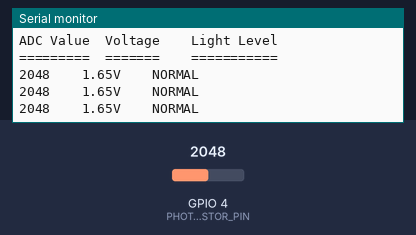
Bench run of a sketch on a simulated ESP32-S3. Shown: the last lines printed to the serial monitor. The test bench sets the inputs (shaded band); at power-on: GPIO 4 (PHOTORESISTOR_PIN) = 2048 (analog values on the 0–4095 scale).

Above: at 2.2 s.
2.3 s: GPIO 4 (PHOTORESISTOR_PIN) set to 1927
At 2.9 s:
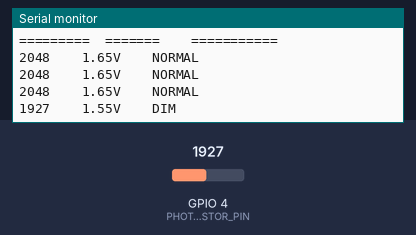
4.5 s: GPIO 4 (PHOTORESISTOR_PIN) set to 1070
At 4.9 s:
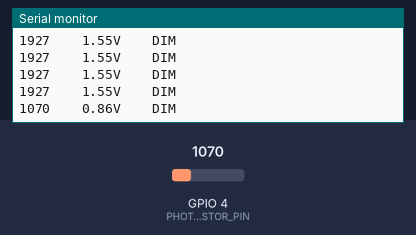
6.0 s: GPIO 4 (PHOTORESISTOR_PIN) set to 965
At 6.4 s:
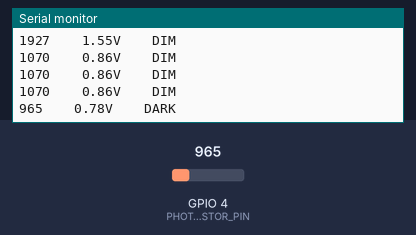

Measured:
- the behaviour switches between 2001 and 2000 on GPIO 4 (PHOTORESISTOR_PIN) (found by bisection; images 0 and 1)
- the behaviour switches between 1001 and 1000 on GPIO 4 (PHOTORESISTOR_PIN) (found by bisection; images 2 and 3)
- after the input at 2.3 s, the serial monitor: prints a new line after 0.21 s (image 1)
- after the input at 4.5 s, the serial monitor: prints a new line at once (image 2)
- after the input at 6.0 s, the serial monitor: prints a new line at once (image 3)

The sketch:

05-041_Photoresistor_minimal.ino
```cpp
/*  05.031 - Simple Photoresistor Light Sensor for ESP32-S3
 *
 * Course: IoT Development with ESP32-S3
 * Target Hardware: ESP32-S3-DevKitC-1 v1.1
 * Module: ESP32-S3-WROOM-1-N16R16V
 *
 * This sketch shows you how to read ambient light intensity with a photoresistor.
 * After uploading the sketch to your ESP32-S3, open the serial monitor to see the
 * ADC value and calculated voltage from the photoresistor.
 *
 * WHAT YOU'LL LEARN:
 * ==================
 * - How to read analog sensors with ESP32-S3's ADC
 * - Understanding voltage divider circuits
 * - Converting ADC readings to real voltage values
 * - Basic sensor data interpretation
 *
 * CIRCUIT DIAGRAM:
 * ================
 *
 *     3.3V
 *       |
 *    [PHOTO]  <- Photoresistor (LDR)
 *       |
 *       +------- GPIO4 (connect to ESP32-S3)
 *       |
 *     [10kΩ]  <- Regular resistor
 *       |
 *      GND
 *
 * HOW IT WORKS:
 * =============
 * - Bright light = Low photoresistor resistance = Higher voltage at GPIO4
 * - Dark conditions = High photoresistor resistance = Lower voltage at GPIO4
 * - ESP32-S3 ADC converts voltage (0-3.3V) to numbers (0-4095)
 *
 * COMPONENTS NEEDED:
 * ==================
 * 1x ESP32-S3-DevKitC-1 board
 * 1x Photoresistor (any common LDR like GL5528)
 * 1x 10kΩ resistor (brown-black-orange stripes)
 * 1x Breadboard
 * 3x Jumper wires
 * 1x USB-C cable
 *
 * CONNECTIONS:
 * ============
 * Photoresistor pin 1 → 3.3V on ESP32-S3
 * Photoresistor pin 2 → GPIO4 on ESP32-S3
 * Photoresistor pin 2 → 10kΩ resistor
 * 10kΩ resistor → GND on ESP32-S3
 *
 * ARDUINO IDE SETUP:
 * ===================
 * - Install ESP32 Arduino Core (v2.0.0 or newer)
 * - Board: "ESP32S3 Dev Module"
 * - USB Mode: "Hardware CDC and JTAG"
 * - Upload Speed: 921600
 *
 * Created: March 27, 2019 by Peter Dalmaris
 * Simplified: July 26, 2025 for ESP32-S3 beginner students
 */

// ========================================================================================
// CONFIGURATION - Change these if needed
// ========================================================================================

const int PHOTORESISTOR_PIN = 4;        // GPIO4 - Connect photoresistor here
const float REFERENCE_VOLTAGE = 3.3;    // ESP32-S3 voltage reference

// ========================================================================================
// SETUP FUNCTION - Runs once when board starts
// ========================================================================================

void setup() {
    // Start serial communication so we can see results
    Serial.begin(115200);
    delay(1000);  // Wait for serial to be ready

    // Configure the ADC for 12-bit resolution (0-4095)
    analogReadResolution(12);

    // Configure the photoresistor pin as input
    pinMode(PHOTORESISTOR_PIN, INPUT);

    // Print startup message
    Serial.println("ESP32-S3 Photoresistor Demo");
    Serial.println("=============================");
    Serial.println("Cover the photoresistor to see values change!");
    Serial.println();
    Serial.println("ADC Value\tVoltage\t\tLight Level");
    Serial.println("=========\t=======\t\t===========");
}

// ========================================================================================
// MAIN LOOP - Runs continuously
// ========================================================================================

void loop() {
    // Read the photoresistor value (0-4095)
    int adcValue = analogRead(PHOTORESISTOR_PIN);

    // Convert ADC reading to actual voltage (0.0-3.3V)
    float voltage = (adcValue * REFERENCE_VOLTAGE) / 4095.0;

    // Determine light level based on ADC value
    String lightLevel;
    if (adcValue > 3000) {
        lightLevel = "BRIGHT";
    } else if (adcValue > 2000) {
        lightLevel = "NORMAL";
    } else if (adcValue > 1000) {
        lightLevel = "DIM";
    } else {
        lightLevel = "DARK";
    }

    // Display the results in a neat table format
    Serial.print(adcValue);
    Serial.print("\t\t");
    Serial.print(voltage, 2);  // Show 2 decimal places
    Serial.print("V\t\t");
    Serial.println(lightLevel);

    // Wait half a second before next reading
    delay(500);
}
```
